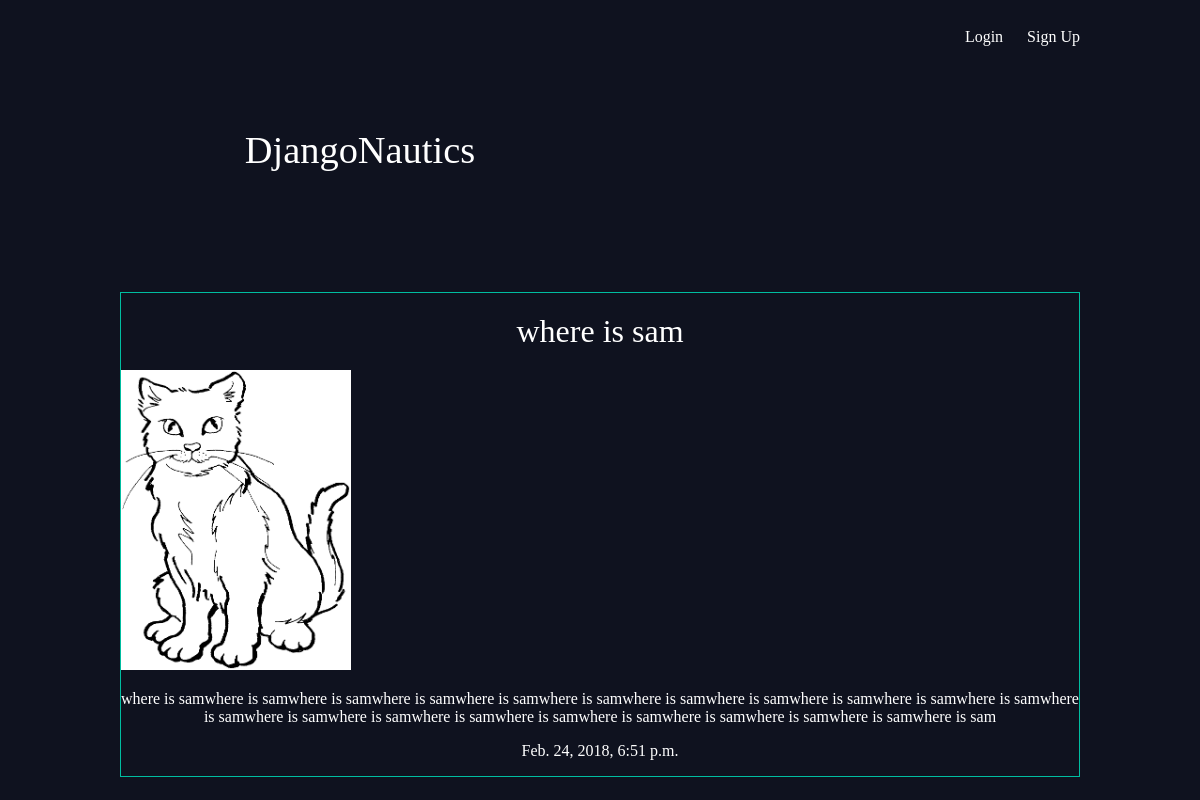
The page /articles/where-is-sam/ on the database its author committed.
### articles/models.py (models this page shows, shortened)
class Article(models.Model):
	title = models.CharField(max_length = 100)
	slug = models.SlugField()
	body = models.TextField()
	date = models.DateTimeField(auto_now_add = True)
	thumb = models.ImageField(default = 'default.png', blank = True)
	author = models.ForeignKey(User, default = None, on_delete = models.SET_DEFAULT)

### articles/views.py (the view)
# urls.py: path('<slug>/', views.article_detail, name = 'detail'),
def article_detail(request, slug):
	article = Article.objects.get(slug=slug)
	return render(request, 'articles/article_detail.html', {'article': article})

### articles/templates/articles/article_detail.html
{% extends 'base_layout.html' %}
{% block content %}
<div class="article-detail">
	<div class="article">
		<h2>{{ article.title }}</h2>
		<img src="{{ article.thumb.url }}">
		<p>{{ article.body }}</p>
		<p>{{ article.date }}</p>
	</div>
</div>
{% endblock %}

### templates/base_layout.html (shortened to what this page needs)
{% load static from staticfiles %}
<!DOCTYPE html>
<html>
<head>
	<link rel="stylesheet" type="text/css" href="{% static 'style.css' %}">
</head>
<body>
	<div class="wrapper">
		<header>
			<h1><a href="{% url 'home' %}">DjangoNautics</a></h1>
			<nav>
				{% if user.is_authenticated %}
				<ul>
					<li>
						<form class="logout-link" action="{% url 'accounts:logout' %}" method="post">
							{% csrf_token %}
							<button type="submit">Logout</button>
						</form>
					</li>
					<li><a href="{% url 'articles:create' %}" class="highlight"> Create New Article</a></li>
					{% else %}
						<li><a href="{% url 'accounts:login' %}" class="button">Login</a></li>
						<li><a href="{% url 'accounts:signup' %}" class="button">Sign Up</a></li>
					{% endif %}
			</nav>
		</header>
		{% block content %}
		{% endblock %}
	</div>
</body>
</html>

### assets/style.css (style rules this page uses)
body { background-color: #0f121f; color: #fff; }
body * { font-family: tahoma; }
h1, h2, h3, h4 { font-weight: normal; margin: 0 }
a, a:hover, a:visited { color: #fff; text-decoration: none; }
.wrapper { max-width: 960px; margin: 0 auto; }
div.wrapper h1 { text-align: center; margin: 100px auto; font-size: 2.4em; }
header { display: grid; grid-template-columns: 1fr 1fr; padding: 20px 0; }
nav { justify-self:end; }
nav li { display: inline-block; margin-left:20px; }
.article { padding:10px; border: 1px solid #00bda0; position: relative; }
.article h2 { font-size: 1.2em; }
.article-detail .article { padding:0; }
.article-detail .article img { max-width: 100%; height: 300px; }
.article-detail .article h2 { text-align: center; margin: 20px auto; font-size: 2em; }
.article-detail .article p { text-align: center; }

### rows shown on the page
Article: title "where is sam", thumb (picture), body "where is samwhere is samwhere is samwhere is samwhere is samwhere is samwhere is samwhere is samwhere is samwhere is samwhere is samwhere is samwhere is samwhere is samwhere is samwhere is samwhere is samwhere is samwhere is samwhere is samwhere is sam", date "Feb. 24, 2018, 6:51 p.m."
